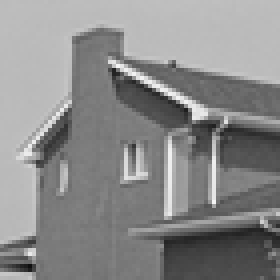
%> input picture images/house.png, 70 x 70 px, shrunk from 256 x 256 before the run (shown 4 times larger); its folder holds 2 pictures in this run
$ octave Demo_Denoise_PoiGau_Gray_VST.m   (GNU Octave 9; MATLAB toolbox functions it lacks are replaced by stand-ins)
%> lines starting %> are read from the running program, lines starting %| are printed output that depends on the picture
%------------------------------------------------------------------
% Matlab code for mixed Possion and Gaussion noise Denoising
% Please cite the following paper if you use this code:
%------------------------------------------------------------------
% Patch Group based Bayesian Learning for Blind Image Denoising
% Jun Xu, Dongwei Ren, Lei Zhang, David Zhang
% NTIRE: New Trends in Image Restoration and Enhancement,
% workshop at ACCV 2016, Taipei, Taiwan.
%------------------------------------------------------------------
% Copyright @ Jun Xu, Email: csjunxu@comp.polyu.edu.hk
%------------------------------------------------------------------
clear;
Original_image_dir  =    'images/';
fpath = fullfile(Original_image_dir, 'house.png');
im_dir  = dir(fpath);
im_num = length(im_dir);
% set parameters
c0 = 1e-6;
d0 = 1e-6;
e0 = 1e-6;
f0  = 1e-6;
Hyper.c0=c0;
Hyper.d0=d0;
Hyper.e0=e0;
Hyper.f0=f0;
Hyper.PatchSize = 8;
Hyper.step = 3;
nlsp = 6;
Hyper.nlsp = nlsp;
Hyper.MaxIteration = 20;
addpath('./PoissonFunction/');

peaks = [60 30 10];  % target peak values for the scaled image
sigmas = peaks/10;                % standard deviation of the Gaussian noise
reps = 1;                        % number of replications (noise realizations)
for pp=1:numel(peaks)
    randn('seed',0);    % fixes seed of random noise
    rand('seed',0);
    % mixed Poisson-Gaussian noise parameters:
    peak = peaks(pp); % target peak value for the scaled image
    % Poisson scaling factor
    alpha = 1;
    % Gaussian component N(g,sigma^2)
    sigma = sigmas(pp);
    g = 0.0;
    for Sample =1:reps
        PSNR_input = zeros(1,im_num);
        PSNR_yhat = zeros(1,im_num);
        PSNR_yhat_cfa = zeros(1,im_num);
        PSNR_yhat_asy = zeros(1,im_num);
        PSNR_yhat_alg = zeros(1,im_num);
        for i = 1:im_num
            %% read clean image
            IMname = regexp(im_dir(i).name, '\.', 'split');
            IMname = IMname{1};
            IMin0=im2double(imread(fullfile(Original_image_dir, im_dir(i).name)));
%> IMin0: size 70x70 double; min 0.0588, max 0.961, mean 0.541
            scaling = peak/max(IMin0(:));
%> scaling = 62.45
            sIMin0 = scaling*IMin0;
            %% Generate noisy observation
            IMin = alpha*poissrnd(sIMin0) + sigma*randn(size(sIMin0)) + g;
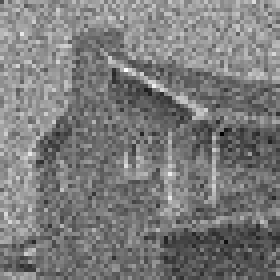
%> IMin: size 70x70 double (shown 4 times larger); min -16.92, max 87.73, mean 33.8; drawn with min black and max white
            PSNR_input(i) = 10*log10(peak^2/(mean((sIMin0(:)-IMin(:)).^2)));
            disp(['Peak = ' num2str(peak) ', sigma = ' num2str(sigma)])
            disp(['input PSNR = ' num2str(PSNR_input(i))])
%| input PSNR = 16.9907
            fprintf('%s :\n',im_dir(i).name);
            imwrite(IMin/peak, ['Noisy_PoiGau_' IMname '_' num2str(peak) '_' num2str(alpha) '.png']);
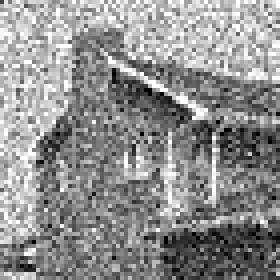
%> saved as Noisy_PoiGau_house_60_1.png: size 70x70 uint8 (shown 4 times larger); min 0, max 255, mean 143
            %% Apply forward variance stabilizing transformation
            % Generalized Anscombe VST (J.L. Starck, F. Murtagh, and A. Bijaoui, Image  Processing  and  Data Analysis, Cambridge University Press, Cambridge, 1998)
%> (the run ends here)
